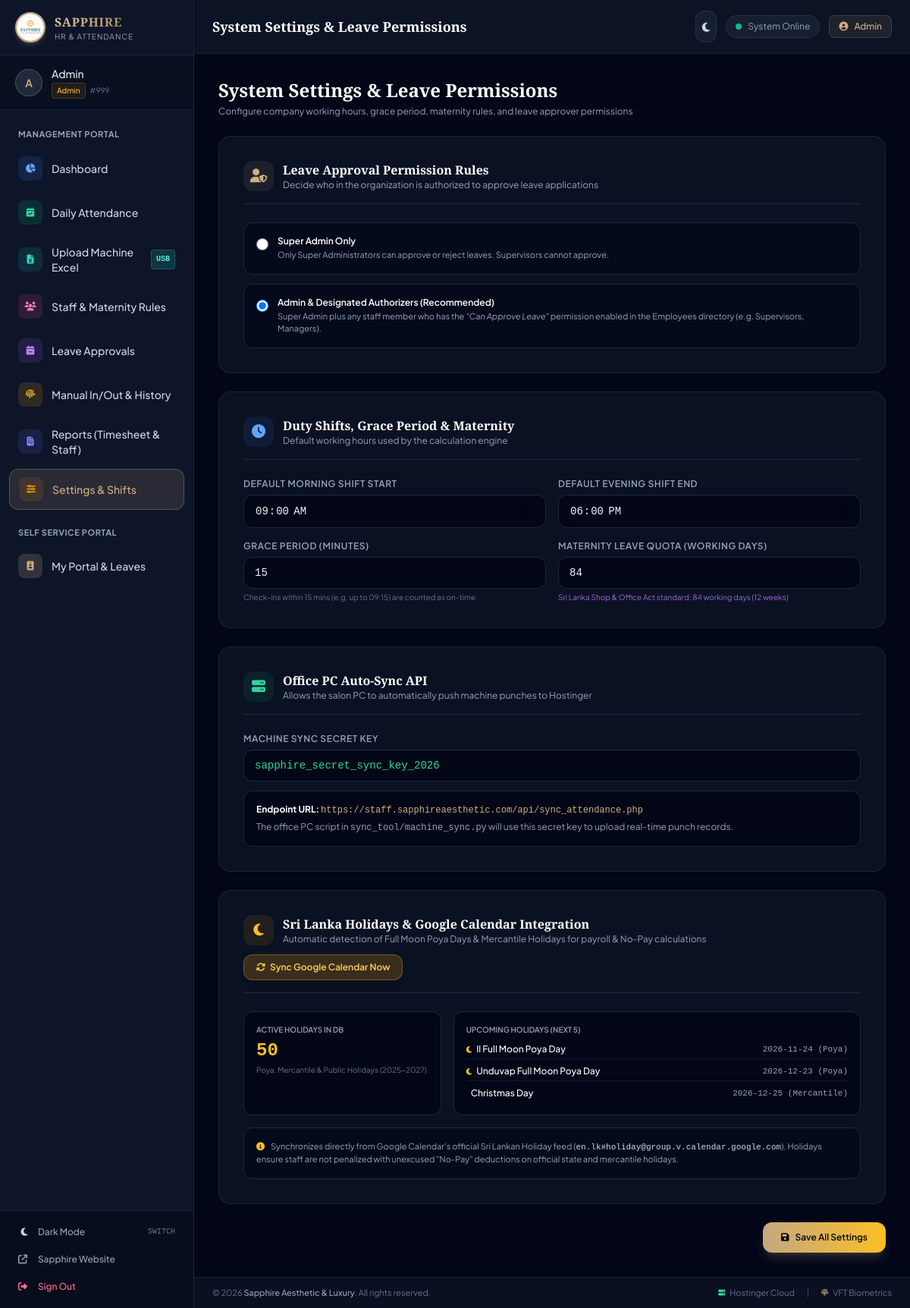
/settings.php (signed in), run on the app's committed database.
### tables this page shows
CREATE TABLE `holidays` (
  `id` INT AUTO_INCREMENT PRIMARY KEY,
  `date` DATE NOT NULL UNIQUE,
  `title` VARCHAR(128) NOT NULL,
  `type` ENUM('Poya', 'Mercantile', 'Public', 'Bank', 'Custom') NOT NULL DEFAULT 'Mercantile',
  `is_working_day` TINYINT(1) NOT NULL DEFAULT 0 COMMENT '0 = Off Day/Holiday, 1 = Open with OT',
  `description` VARCHAR(255) NULL,
  `created_at` TIMESTAMP DEFAULT CURRENT_TIMESTAMP,
  `updated_at` TIMESTAMP DEFAULT CURRENT_TIMESTAMP ON UPDATE CURRENT_TIMESTAMP
);

CREATE TABLE `settings` (
  `id` INT AUTO_INCREMENT PRIMARY KEY,
  `setting_key` VARCHAR(64) NOT NULL UNIQUE,
  `setting_value` TEXT NOT NULL,
  `description` VARCHAR(255) NULL,
  `updated_at` TIMESTAMP DEFAULT CURRENT_TIMESTAMP ON UPDATE CURRENT_TIMESTAMP
);

### config/db.php (called while the page is built, shortened)
<?php
try {
    $dsn = "mysql:host=" . DB_HOST . ";dbname=" . DB_NAME . ";charset=" . DB_CHARSET;
    $options = [
        PDO::ATTR_ERRMODE            => PDO::ERRMODE_EXCEPTION,
        PDO::ATTR_DEFAULT_FETCH_MODE => PDO::FETCH_ASSOC,
        PDO::ATTR_EMULATE_PREPARES   => true,
    ];
    $pdo = new PDO($dsn, DB_USER, DB_PASS, $options);
    try {
        $pdo->exec("ALTER TABLE leaves MODIFY COLUMN leave_type ENUM('Monthly', 'Annual', 'Casual', 'Medical', 'Maternity', 'Half Day', 'Short Leave', 'No Pay') NOT NULL");
    } catch (Exception $ign) {}
} catch (PDOException $e) {
    $db_connection_error = $e->getMessage();
}
function get_setting($key, $default = '') {
    global $pdo;
    try {
        $stmt = $pdo->prepare("SELECT setting_value FROM settings WHERE setting_key = ? LIMIT 1");
        $stmt->execute([$key]);
        $val = $stmt->fetchColumn();
        return $val !== false ? $val : $default;
    } catch (Exception $e) {
        return $default;
    }
}

### settings.php (the view, shortened to what this page needs)
<?php
require_once __DIR__ . '/config/auth.php';
$currentSettings = [];
$holidayCount = 0;
$upcomingHolidays = [];
if (isset($pdo)) {
    try {
        $currentSettings = $pdo->query("SELECT setting_key, setting_value FROM settings")->fetchAll(PDO::FETCH_KEY_PAIR);
        $holidayCount = (int)$pdo->query("SELECT COUNT(*) FROM holidays")->fetchColumn();
        $upcomingHolidays = $pdo->query("SELECT * FROM holidays WHERE date >= CURRENT_DATE ORDER BY date ASC LIMIT 5")->fetchAll();
    } catch (Exception $e) {}
}
require_once __DIR__ . '/includes/header.php';
require_once __DIR__ . '/includes/sidebar.php';
?>
<div class="max-w-4xl mx-auto space-y-6">
    <div>
        <h2 class="text-xl sm:text-2xl font-serif font-bold text-white">System Settings & Leave Permissions</h2>
        <p class="text-xs text-slate-400 mt-1">Configure company working hours, grace period, maternity rules, and leave approver permissions</p>
    </div>
    <form method="POST" action="settings.php" class="space-y-6">
        <div class="bg-slate-900/70 border border-slate-800/80 rounded-2xl p-6 sm:p-8 space-y-4">
            <div class="flex items-center gap-3 pb-4 border-b border-slate-800">
                <span class="w-10 h-10 rounded-xl bg-gold-500/10 text-gold-400 flex items-center justify-center text-lg">
                    <i class="fa-solid fa-user-shield"></i>
                </span>
                <div>
                    <h3 class="font-serif font-bold text-base text-white">Leave Approval Permission Rules</h3>
                    <p class="text-xs text-slate-400">Decide who in the organization is authorized to approve leave applications</p>
                </div>
            </div>
            <div class="space-y-3 pt-2">
                <label class="flex items-start gap-3 p-4 rounded-xl bg-slate-950/60 border border-slate-800 hover:border-gold-500/40 cursor-pointer transition-all">
                    <input type="radio" name="leave_approval_role" value="admin_only"
                        <?= ($currentSettings['leave_approval_role'] ?? '') === 'admin_only' ? 'checked' : '' ?>
                        class="mt-1 w-4 h-4 text-gold-500 focus:ring-gold-500 bg-slate-900 border-slate-700">
                    <div>
                        <span class="text-xs font-semibold text-white block">Super Admin Only</span>
                        <p class="text-[11px] text-slate-400 mt-0.5">Only Super Administrators can approve or reject leaves. Supervisors cannot approve.</p>
                    </div>
                </label>
                <label class="flex items-start gap-3 p-4 rounded-xl bg-slate-950/60 border border-slate-800 hover:border-gold-500/40 cursor-pointer transition-all">
                    <input type="radio" name="leave_approval_role" value="admin_or_supervisor"
                        <?= ($currentSettings['leave_approval_role'] ?? 'admin_or_supervisor') === 'admin_or_supervisor' ? 'checked' : '' ?>
                        class="mt-1 w-4 h-4 text-gold-500 focus:ring-gold-500 bg-slate-900 border-slate-700">
                    <div>
                        <span class="text-xs font-semibold text-white block">Admin & Designated Authorizers (Recommended)</span>
                        <p class="text-[11px] text-slate-400 mt-0.5">Super Admin plus any staff member who has the <em>"Can Approve Leave"</em> permission enabled in the Employees directory (e.g. Supervisors, Managers).</p>
                    </div>
                </label>
            </div>
        </div>
        <div class="bg-slate-900/70 border border-slate-800/80 rounded-2xl p-6 sm:p-8 space-y-4">
            <div class="flex items-center gap-3 pb-4 border-b border-slate-800">
                <span class="w-10 h-10 rounded-xl bg-blue-500/10 text-blue-400 flex items-center justify-center text-lg">
                    <i class="fa-solid fa-clock"></i>
                </span>
                <div>
                    <h3 class="font-serif font-bold text-base text-white">Duty Shifts, Grace Period & Maternity</h3>
                    <p class="text-xs text-slate-400">Default working hours used by the calculation engine</p>
                </div>
            </div>
            <div class="grid grid-cols-1 sm:grid-cols-2 gap-4 pt-2">
                <div>
                    <label class="block text-xs font-semibold uppercase tracking-wider text-slate-400 mb-1.5">
                        Default Morning Shift Start
                    </label>
                    <input type="time" name="default_shift_start" value="<?= htmlspecialchars($currentSettings['default_shift_start'] ?? '09:00:00') ?>"
                        class="w-full px-3.5 py-2.5 bg-slate-950 border border-slate-800 rounded-xl text-sm text-slate-100 font-mono focus:border-gold-500 focus:outline-none">
                </div>
                <div>
                    <label class="block text-xs font-semibold uppercase tracking-wider text-slate-400 mb-1.5">
                        Default Evening Shift End
                    </label>
                    <input type="time" name="default_shift_end" value="<?= htmlspecialchars($currentSettings['default_shift_end'] ?? '18:00:00') ?>"
                        class="w-full px-3.5 py-2.5 bg-slate-950 border border-slate-800 rounded-xl text-sm text-slate-100 font-mono focus:border-gold-500 focus:outline-none">
                </div>
                <div>
                    <label class="block text-xs font-semibold uppercase tracking-wider text-slate-400 mb-1.5">
                        Grace Period (Minutes)
                    </label>
                    <input type="number" name="grace_period_minutes" value="<?= htmlspecialchars($currentSettings['grace_period_minutes'] ?? '15') ?>"
                        class="w-full px-3.5 py-2.5 bg-slate-950 border border-slate-800 rounded-xl text-sm text-slate-100 font-mono focus:border-gold-500 focus:outline-none">
                    <p class="text-[10px] text-slate-500 mt-1">Check-ins within 15 mins (e.g. up to 09:15) are counted as on-time</p>
                </div>
                <div>
                    <label class="block text-xs font-semibold uppercase tracking-wider text-slate-400 mb-1.5">
                        Maternity Leave Quota (Working Days)
                    </label>
                    <input type="number" name="default_maternity_days" value="<?= htmlspecialchars($currentSettings['default_maternity_days'] ?? '84') ?>"
                        class="w-full px-3.5 py-2.5 bg-slate-950 border border-slate-800 rounded-xl text-sm text-slate-100 font-mono focus:border-gold-500 focus:outline-none">
                    <p class="text-[10px] text-purple-400/80 mt-1">Sri Lanka Shop & Office Act standard: 84 working days (12 weeks)</p>
                </div>
            </div>
        </div>
        <div class="bg-slate-900/70 border border-slate-800/80 rounded-2xl p-6 sm:p-8 space-y-4">
            <div class="flex items-center gap-3 pb-4 border-b border-slate-800">
                <span class="w-10 h-10 rounded-xl bg-emerald-500/10 text-emerald-400 flex items-center justify-center text-lg">
                    <i class="fa-solid fa-server"></i>
                </span>
                <div>
                    <h3 class="font-serif font-bold text-base text-white">Office PC Auto-Sync API</h3>
                    <p class="text-xs text-slate-400">Allows the salon PC to automatically push machine punches to Hostinger</p>
                </div>
            </div>
            <div class="space-y-3 pt-2">
                <div>
                    <label class="block text-xs font-semibold uppercase tracking-wider text-slate-400 mb-1.5">
                        Machine Sync Secret Key
                    </label>
                    <input type="text" name="machine_sync_api_key" value="<?= htmlspecialchars($currentSettings['machine_sync_api_key'] ?? 'sapphire_secret_sync_key_2026') ?>"
                        class="w-full px-3.5 py-2.5 bg-slate-950 border border-slate-800 rounded-xl text-sm text-emerald-400 font-mono focus:border-gold-500 focus:outline-none">
                </div>
                <div class="p-4 rounded-xl bg-slate-950 border border-slate-800 text-xs text-slate-400 space-y-1.5">
                    <p><strong class="text-white">Endpoint URL:</strong> <code class="text-gold-400 font-mono">https://staff.sapphireaesthetic.com/api/sync_attendance.php</code></p>
                    <p>The office PC script in <code>sync_tool/machine_sync.py</code> will use this secret key to upload real-time punch records.</p>
                </div>
            </div>
        </div>
        <div class="bg-slate-900/70 border border-slate-800/80 rounded-2xl p-6 sm:p-8 space-y-4">
            <div class="flex items-center justify-between pb-4 border-b border-slate-800 flex-wrap gap-3">
                <div class="flex items-center gap-3">
                    <span class="w-10 h-10 rounded-xl bg-amber-500/10 text-amber-400 flex items-center justify-center text-lg">
                        <i class="fa-solid fa-moon"></i>
                    </span>
                    <div>
                        <h3 class="font-serif font-bold text-base text-white">Sri Lanka Holidays & Google Calendar Integration</h3>
                        <p class="text-xs text-slate-400">Automatic detection of Full Moon Poya Days & Mercantile Holidays for payroll & No-Pay calculations</p>
                    </div>
                </div>
                <button type="submit" name="sync_action" value="sync_gcal_holidays"
                    class="px-4 py-2 rounded-xl text-xs font-semibold text-amber-300 bg-amber-500/20 hover:bg-amber-500/30 border border-amber-500/40 transition-all flex items-center gap-1.5 shadow-md">
                    <i class="fa-solid fa-rotate"></i>
                    <span>Sync Google Calendar Now</span>
                </button>
            </div>
            <div class="grid grid-cols-1 md:grid-cols-3 gap-4 pt-2">
                <div class="p-4 rounded-xl bg-slate-950 border border-slate-800">
                    <span class="text-[10px] text-slate-400 block uppercase font-semibold">Active Holidays in DB</span>
                    <span class="text-2xl font-bold font-mono text-amber-400 mt-1 block"><?= $holidayCount ?></span>
                    <p class="text-[10px] text-slate-500 mt-0.5">Poya, Mercantile & Public Holidays (2025-2027)</p>
                </div>
                <div class="p-4 rounded-xl bg-slate-950 border border-slate-800 col-span-2">
                    <span class="text-[10px] text-slate-400 block uppercase font-semibold mb-1.5">Upcoming Holidays (Next 5)</span>
                    <?php if (empty($upcomingHolidays)): ?>
                        <p class="text-xs text-slate-500">No upcoming holidays found.</p>
                    <?php else: ?>
                        <div class="space-y-1 text-xs">
                            <?php foreach ($upcomingHolidays as $uh): ?>
                                <div class="flex items-center justify-between py-1 border-b border-slate-800/60 last:border-0">
                                    <span class="text-white font-medium flex items-center gap-1.5">
                                        <i class="fa-solid <?= $uh['type'] === 'Poya' ? 'fa-moon text-amber-400' : 'fa-calendar-star text-cyan-400' ?> text-[10px]"></i>
                                        <?= htmlspecialchars($uh['title']) ?>
                                    </span>
                                    <span class="text-slate-400 font-mono text-[11px]"><?= $uh['date'] ?> (<?= $uh['type'] ?>)</span>
                                </div>
                            <?php endforeach; ?>
                        </div>
                    <?php endif; ?>
                </div>
            </div>
            <div class="p-4 rounded-xl bg-slate-950/60 border border-slate-800 text-[11px] text-slate-400">
                <i class="fa-solid fa-circle-info text-amber-400 mr-1.5"></i>
                Synchronizes directly from Google Calendar's official Sri Lankan Holiday feed (<code class="text-slate-300 font-mono">en.lk#holiday@group.v.calendar.google.com</code>). Holidays ensure staff are not penalized with unexcused "No-Pay" deductions on official state and mercantile holidays.
            </div>
        </div>
        <div class="flex justify-end">
            <button type="submit" class="px-6 py-3 rounded-xl text-xs font-semibold text-slate-950 bg-gradient-to-r from-gold-500 to-amber-400 hover:from-gold-400 hover:to-amber-300 shadow-lg shadow-gold-500/20 transition-all flex items-center gap-2">
                <i class="fa-solid fa-floppy-disk"></i>
                <span>Save All Settings</span>
            </button>
        </div>
    </form>
</div>
<?php require_once __DIR__ . '/includes/footer.php'; ?>

### includes/footer.php (shortened to what this page needs)
    </main>
    <footer class="px-6 py-3 bg-slate-900/60 border-t border-slate-800/80 text-[11px] text-slate-500 flex flex-col sm:flex-row items-center justify-between gap-2">
        <div>
            &copy; <?= date('Y') ?> <span class="text-slate-400 font-medium"><?= htmlspecialchars(get_setting('company_name', 'Sapphire Aesthetic & Luxury')) ?></span>. All rights reserved.
        </div>
        <div class="flex items-center gap-4">
            <span class="flex items-center gap-1.5"><i class="fa-solid fa-server text-[9px] text-emerald-400"></i> Hostinger Cloud</span>
            <span class="text-slate-600">|</span>
            <span class="flex items-center gap-1.5"><i class="fa-solid fa-fingerprint text-[9px] text-gold-400"></i> VFT Biometrics</span>
        </div>
    </footer>
</div>
</div>
</body>
</html>

### data on the page
holidays: title "Il Full Moon Poya Day", date "2026-11-24", type "Poya"
holidays: title "Unduvap Full Moon Poya Day", date "2026-12-23", type "Poya"
holidays: title "Christmas Day", date "2026-12-25", type "Mercantile"
settings: setting_value "Sapphire Aesthetic & Luxury"

### other printed values
substr($user['calling_name'] ?? $user['name'] ?? 'U', 0, 1) "A"
$user['calling_name'] "Admin"
$user['role'] "Admin"
$user['machine_user_id'] "999"
$pageTitle "System Settings & Leave Permissions"
$holidayCount "50"
